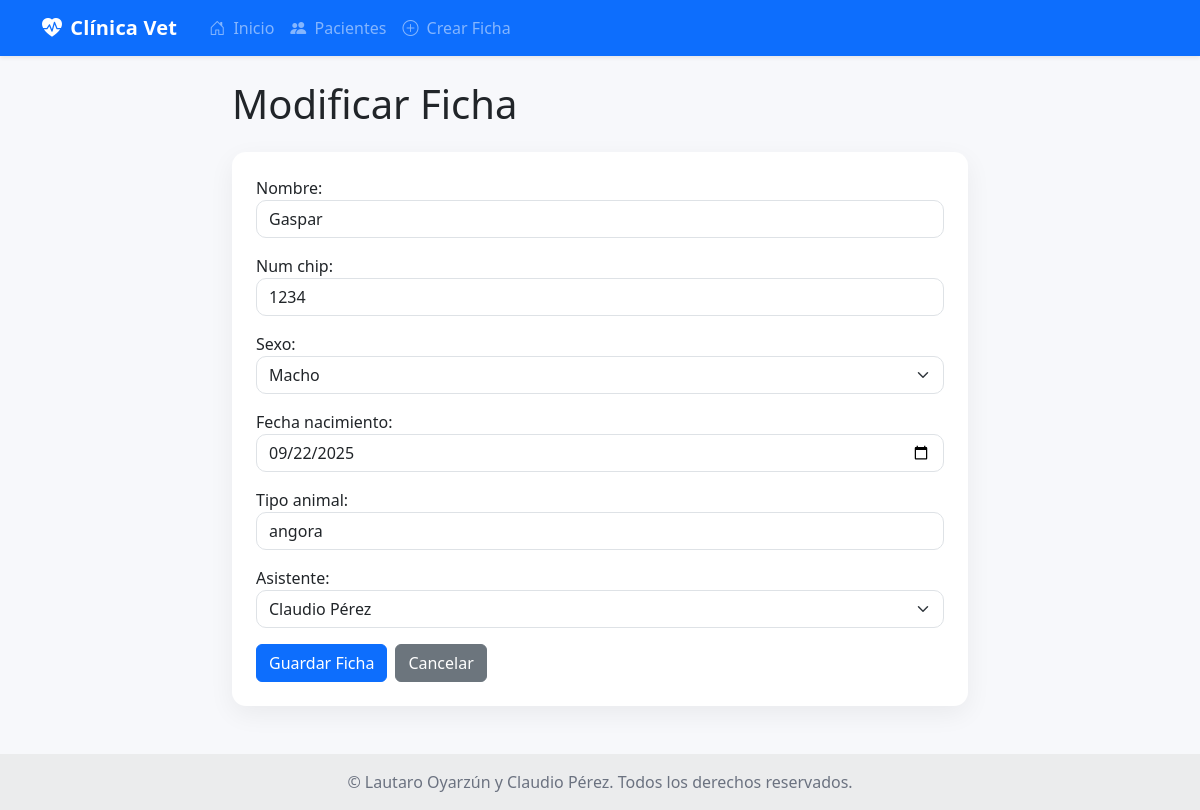
Before: /2/modificar/ with the older database file.
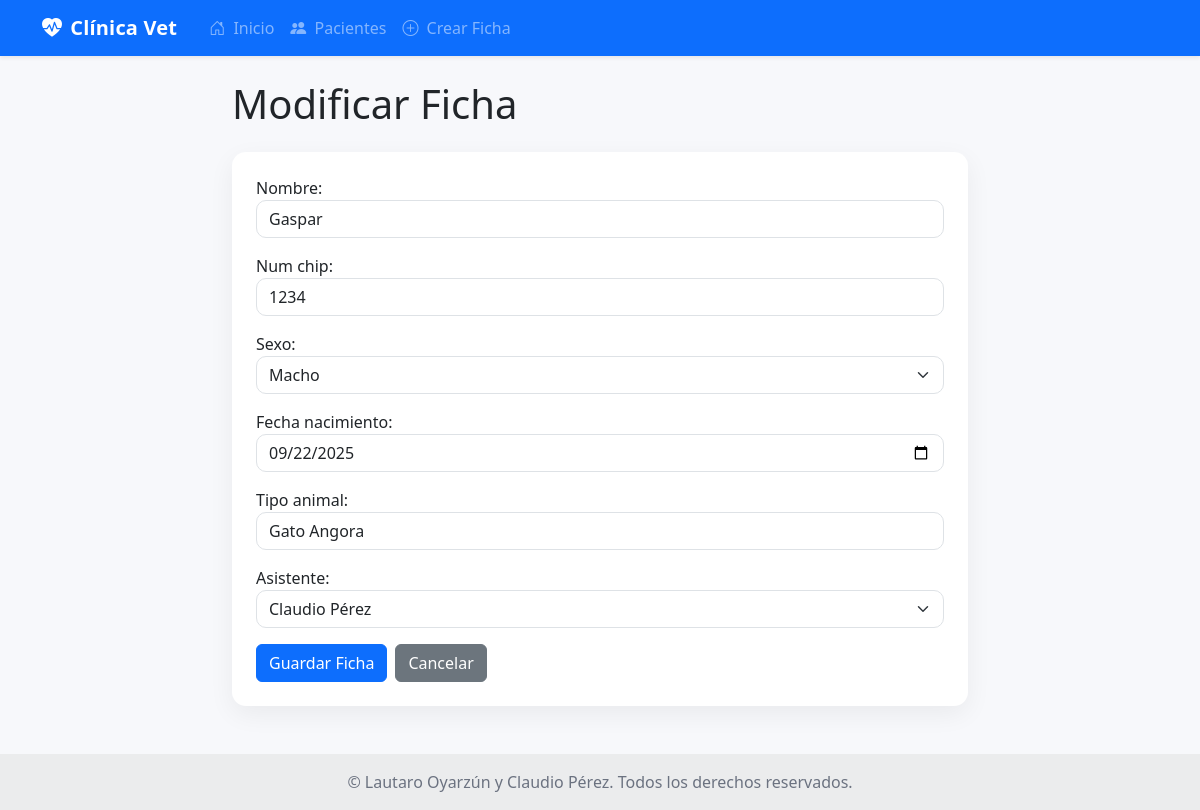
After: the same page with the newer database file.
### principal/models.py (models this page shows, shortened)
class FichaMascota(models.Model):
    idficha_mascota = models.AutoField(primary_key=True, db_column='idficha_mascota')
    nombre = models.CharField(max_length=45)
    num_chip = models.CharField(max_length=45, blank=True, null=True)
    sexo = models.CharField(max_length=1, choices=SEXO_CHOICES)
    fecha_nacimiento = models.DateField()
    tipo_animal = models.CharField(max_length=45)
    dueño = models.ForeignKey(Dueno, on_delete=models.CASCADE)
    asistente = models.ForeignKey(Asistente, on_delete=models.SET_NULL, null=True)

### principal/views.py (the view)
# urls.py: path('<int:pk>/modificar/', views.modificar_ficha_mascota, name='modificar_ficha_mascota'),
def modificar_ficha_mascota(request, pk):
    mascota = get_object_or_404(FichaMascota, pk=pk)
    if request.method == 'POST':
        form = FichaMascotaForm(request.POST, instance=mascota)
        if form.is_valid():
            form.save()
            return redirect('detalle_mascota', pk=mascota.pk)
    else:
        form = FichaMascotaForm(instance=mascota)
    return render(request, 'principal/form_ficha_mascota.html', {'form': form, 'title': 'Modificar Ficha'})

### principal/forms.py
class FichaMascotaForm(forms.ModelForm):
    class Meta:
        model = FichaMascota
        exclude = ['dueño'] # 'asistente' fue removido para que aparezca en el form
        widgets = {
            'fecha_nacimiento': forms.DateInput(
                format='%Y-%m-%d',
                attrs={'type': 'date'}
            ),
        }
    def __init__(self, *args, **kwargs):
        super().__init__(*args, **kwargs)
        for field_name, field in self.fields.items():
            if isinstance(field.widget, forms.Select):
                field.widget.attrs['class'] = 'form-select'
            else:
                field.widget.attrs['class'] = 'form-control'

### principal/models.py (called while the page is built)
    def __str__(self):
        return f'{self.nombre} {self.apellido}'

    def __str__(self):
        return str(self.idasistente)

### principal/templates/principal/form_ficha_mascota.html (shortened to what this page needs)
{% extends 'principal/base.html' %}
{% block content %}
<div class="row justify-content-center">
    <div class="col-md-8">
        <h1 class="mb-4">{{ title }}</h1>
        <div class="card p-4">
            <form method="post">
                {% for field in form %}
                    <div class="mb-3">
                        {{ field.label_tag }}
                        {{ field }}
                    </div>
                {% endfor %}
                <div class="d-flex gap-2 mt-3">
                    <button type="submit" class="btn btn-primary">Guardar Ficha</button>
                    <a href="{% url 'lista_mascotas' %}" class="btn btn-secondary">Cancelar</a>
                </div>
            </form>
        </div>
    </div>
</div>
{% endblock %}

Changed rows visible on the page:
changed FichaMascota "Gaspar": tipo_animal "angora" → "Gato Angora"
